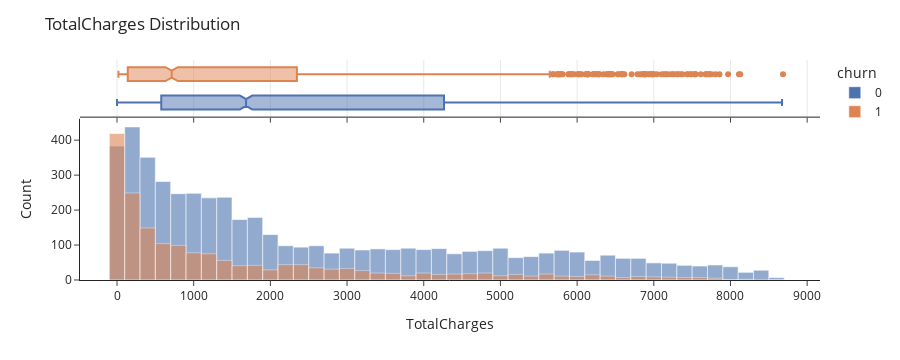

The cell this chart's notebook holds for it:
### Markdown cell above
### 5.7.2- "TotalCharges" plot

### Code cell
palette = sns.color_palette("deep")  
churn_colors2 = {0: to_hex(palette[0]), 1: to_hex(palette[1])}  
fig = px.histogram(df, x="TotalCharges", color="churn", color_discrete_map=churn_colors2,  barmode="overlay", opacity=0.6,  marginal="box"  )
# Adjusting the grid and background to match Seaborn's style
fig.update_layout(template="simple_white",  title="TotalCharges Distribution", xaxis_title="TotalCharges", yaxis_title="Count", showlegend=True )
fig.show()

### Figure 1 — Plotly figure (JSON) as saved in the notebook; plotly's stock layout.template omitted (floating-point values rounded to 4 significant figures; data arrays with more than 128 entries replaced by an {"elided": "..."} marker saying what was removed)
{"data": [{"alignmentgroup": "True", "bingroup": "x", "hovertemplate": "churn=0<br>TotalCharges=%{x}<br>count=%{y}<extra></extra>", "legendgroup": "0", "marker": {"color": "#4c72b0", "opacity": 0.6, "pattern": {"shape": ""}}, "name": "0", "offsetgroup": "0", "orientation": "v", "showlegend": true, "type": "histogram", "x": {"elided": "5164 float values"}, "xaxis": "x", "yaxis": "y"}, {"alignmentgroup": "True", "hovertemplate": "churn=0<br>TotalCharges=%{x}<extra></extra>", "legendgroup": "0", "marker": {"color": "#4c72b0"}, "name": "0", "notched": true, "offsetgroup": "0", "showlegend": false, "type": "box", "x": {"elided": "5164 float values"}, "xaxis": "x2", "yaxis": "y2"}, {"alignmentgroup": "True", "bingroup": "x", "hovertemplate": "churn=1<br>TotalCharges=%{x}<br>count=%{y}<extra></extra>", "legendgroup": "1", "marker": {"color": "#dd8452", "opacity": 0.6, "pattern": {"shape": ""}}, "name": "1", "offsetgroup": "1", "orientation": "v", "showlegend": true, "type": "histogram", "x": {"elided": "1857 float values"}, "xaxis": "x", "yaxis": "y"}, {"alignmentgroup": "True", "hovertemplate": "churn=1<br>TotalCharges=%{x}<extra></extra>", "legendgroup": "1", "marker": {"color": "#dd8452"}, "name": "1", "notched": true, "offsetgroup": "1", "showlegend": false, "type": "box", "x": {"elided": "1857 float values"}, "xaxis": "x2", "yaxis": "y2"}], "layout": {"autosize": true, "barmode": "overlay", "height": 360, "legend": {"title": {"text": "churn"}, "tracegroupgap": 0}, "margin": {"t": 60}, "showlegend": true, "title": {"text": "TotalCharges Distribution"}, "xaxis": {"anchor": "y", "autorange": true, "domain": [0, 1], "range": [-482.5, 9167.0], "title": {"text": "TotalCharges"}, "type": "linear"}, "xaxis2": {"anchor": "y2", "autorange": true, "domain": [0, 1], "matches": "x", "range": [-482.5, 9167.0], "showgrid": true, "showticklabels": false, "type": "linear"}, "yaxis": {"anchor": "x", "autorange": true, "domain": [0, 0.7326], "range": [0, 461.1], "title": {"text": "Count"}}, "yaxis2": {"anchor": "x2", "autorange": true, "domain": [0.7426, 1], "matches": "y2", "range": [-0.5, 1.5], "showgrid": false, "showline": false, "showticklabels": false, "ticks": "", "type": "category"}}}
